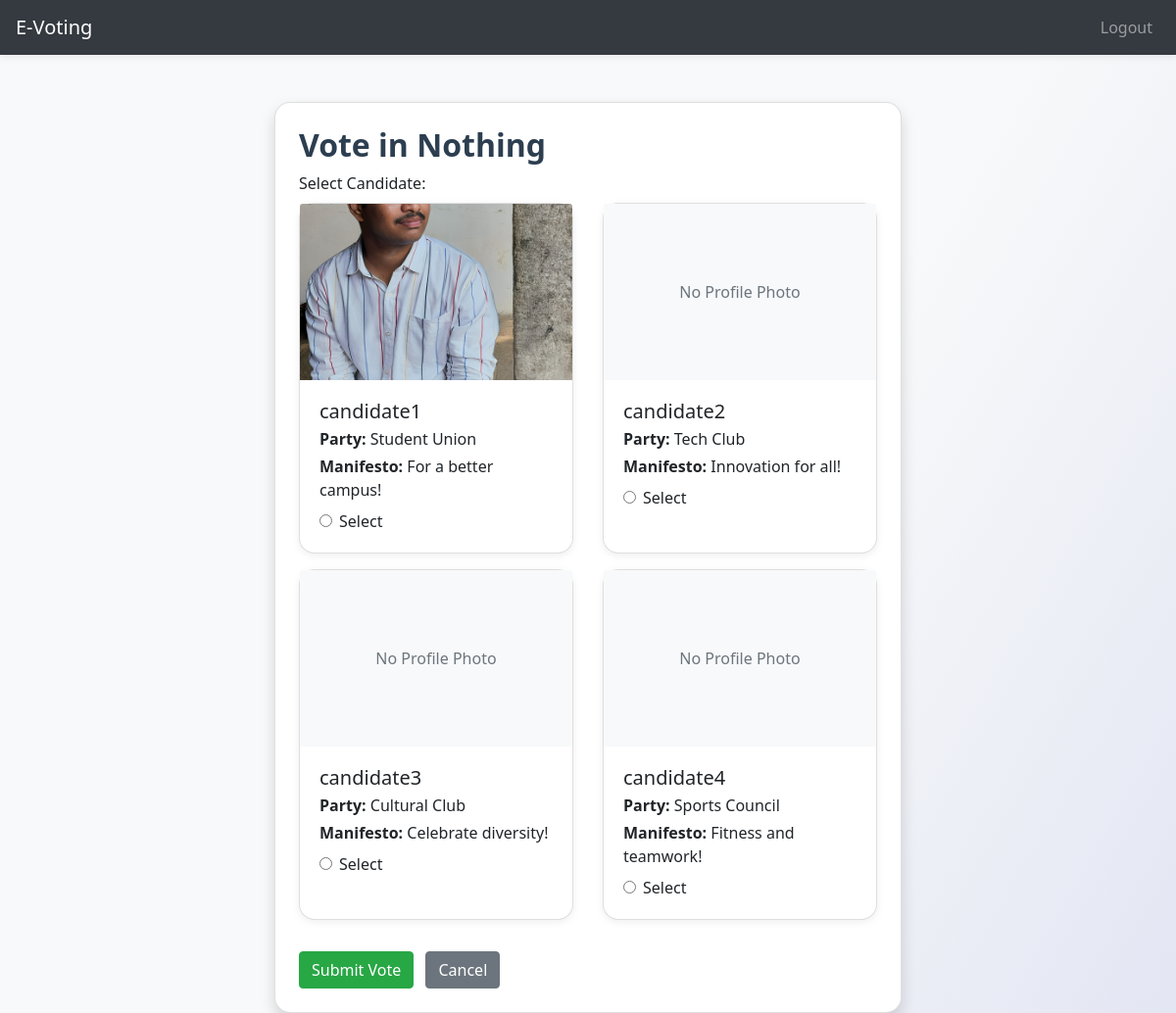
/vote/2/ (signed in), run on the app's committed database.
### voting/models.py (models this page shows, shortened)
class Voting(models.Model):
    title = models.CharField(max_length=200)
    description = models.TextField(blank=True)
    start_time = models.DateTimeField()
    end_time = models.DateTimeField()
    candidates = models.ManyToManyField('accounts.CandidateProfile', related_name='elections')
    is_active = models.BooleanField(default=False)

### accounts/models.py (models this page shows, shortened)
class CandidateProfile(models.Model):
    user = models.OneToOneField(User, on_delete=models.CASCADE, related_name='candidate_profile')
    bio = models.TextField(blank=True)
    party = models.CharField(max_length=100)
    manifesto = models.TextField(blank=True)
    image = models.ImageField(upload_to='candidate_images/', blank=True, null=True)

class User(AbstractUser):
    is_candidate = models.BooleanField(default=False)
    is_voter = models.BooleanField(default=True)

### voting/views.py (the view)
# urls.py: path('vote/<int:election_id>/', views.vote_view, name='vote'),
@login_required
def vote_view(request, election_id):
    election = get_object_or_404(Voting, id=election_id, is_active=True)
    candidates = election.candidates.all()
    if request.method == 'POST':
        candidate_id = request.POST.get('candidate')
        candidate = get_object_or_404(CandidateProfile, id=candidate_id)
        if not Vote.objects.filter(voter=request.user, voting=election).exists():
            Vote.objects.create(voter=request.user, voting=election, candidate=candidate)
        return redirect('available_elections')
    return render(request, 'vote.html', {'election': election, 'candidates': candidates})

### templates/vote.html (shortened to what this page needs)
{% extends 'base.html' %}
{% block content %}
<div class="container mt-5">
  <div class="card p-4 shadow">
    <h2>Vote in {{ election.title }}</h2>
    <form method="post">
      <div class="form-group">
        <label for="candidate">Select Candidate:</label>
        <div class="row">
          {% for candidate in candidates %}
            <div class="col-md-6 mb-3">
              <div class="card h-100">
                {% if candidate.image %}
                  <img src="{{ candidate.image.url }}" class="card-img-top" alt="Profile Photo" style="max-height:180px;object-fit:cover;">
                {% else %}
                  <div class="card-img-top d-flex align-items-center justify-content-center bg-light" style="height:180px;">
                    <span class="text-muted">No Profile Photo</span>
                  </div>
                {% endif %}
                <div class="card-body">
                  <h5 class="card-title mb-1">{{ candidate.user.get_full_name|default:candidate.user.username }}</h5>
                  <p class="mb-1"><strong>Party:</strong> {{ candidate.party }}</p>
                  <p class="mb-1"><strong>Manifesto:</strong> {{ candidate.manifesto }}</p>
                  <div class="form-check mt-2">
                    <input class="form-check-input" type="radio" name="candidate" id="candidate{{ candidate.id }}" value="{{ candidate.id }}" required>
                    <label class="form-check-label" for="candidate{{ candidate.id }}">Select</label>
                  </div>
                </div>
              </div>
            </div>
          {% endfor %}
        </div>
      </div>
      <button type="submit" class="btn btn-success">Submit Vote</button>
      <a href="{% url 'available_elections' %}" class="btn btn-secondary ml-2">Cancel</a>
    </form>
  </div>
</div>
{% endblock %}

### templates/base.html (shortened to what this page needs)
<!DOCTYPE html>
<html lang="en">
<head>
    <link rel="stylesheet" href="https://cdn.jsdelivr.net/npm/bootstrap@4.6.2/dist/css/bootstrap.min.css">
    {% load static %}
    <link rel="stylesheet" href="{% static 'style.css' %}">
</head>
<body>
<nav class="navbar navbar-expand-lg navbar-dark bg-dark">
  <a class="navbar-brand" href="/">E-Voting</a>
  <div class="collapse navbar-collapse">
    <ul class="navbar-nav ml-auto">
      {% if user.is_authenticated %}
        <li class="nav-item"><a class="nav-link" href="{% url 'logout' %}">Logout</a></li>
      {% else %}
        <li class="nav-item"><a class="nav-link" href="{% url 'login' %}">Login</a></li>
        <li class="nav-item"><a class="nav-link" href="{% url 'register' %}">Register</a></li>
      {% endif %}
    </ul>
  </div>
</nav>
<div class="container">
  {% block content %}{% endblock %}
</div>
</body>
</html>

### static/style.css (style rules this page uses)
body { background: linear-gradient(120deg, #f8f9fa 60%, #e3e6f3 100%); font-family: 'Segoe UI', Tahoma, Geneva, Verdana, sans-serif; min-height: 100vh; }
.navbar { margin-bottom: 30px; box-shadow: 0 2px 8px rgba(0,0,0,0.07); }
.container { max-width: 700px; }
h2, h1.display-4 { color: #2c3e50; font-weight: 600; }
.card { border-radius: 1rem; box-shadow: 0 2px 8px rgba(0,0,0,0.07); }

### data on the page
Voting: title "Nothing"
CandidateProfile: image (picture), user.get_full_name "candidate1", party "Student Union", manifesto "For a better campus!"
CandidateProfile: image "No Profile Photo", user.get_full_name "candidate2", party "Tech Club", manifesto "Innovation for all!"
CandidateProfile: image "No Profile Photo", user.get_full_name "candidate3", party "Cultural Club", manifesto "Celebrate diversity!"
CandidateProfile: image "No Profile Photo", user.get_full_name "candidate4", party "Sports Council", manifesto "Fitness and teamwork!"
